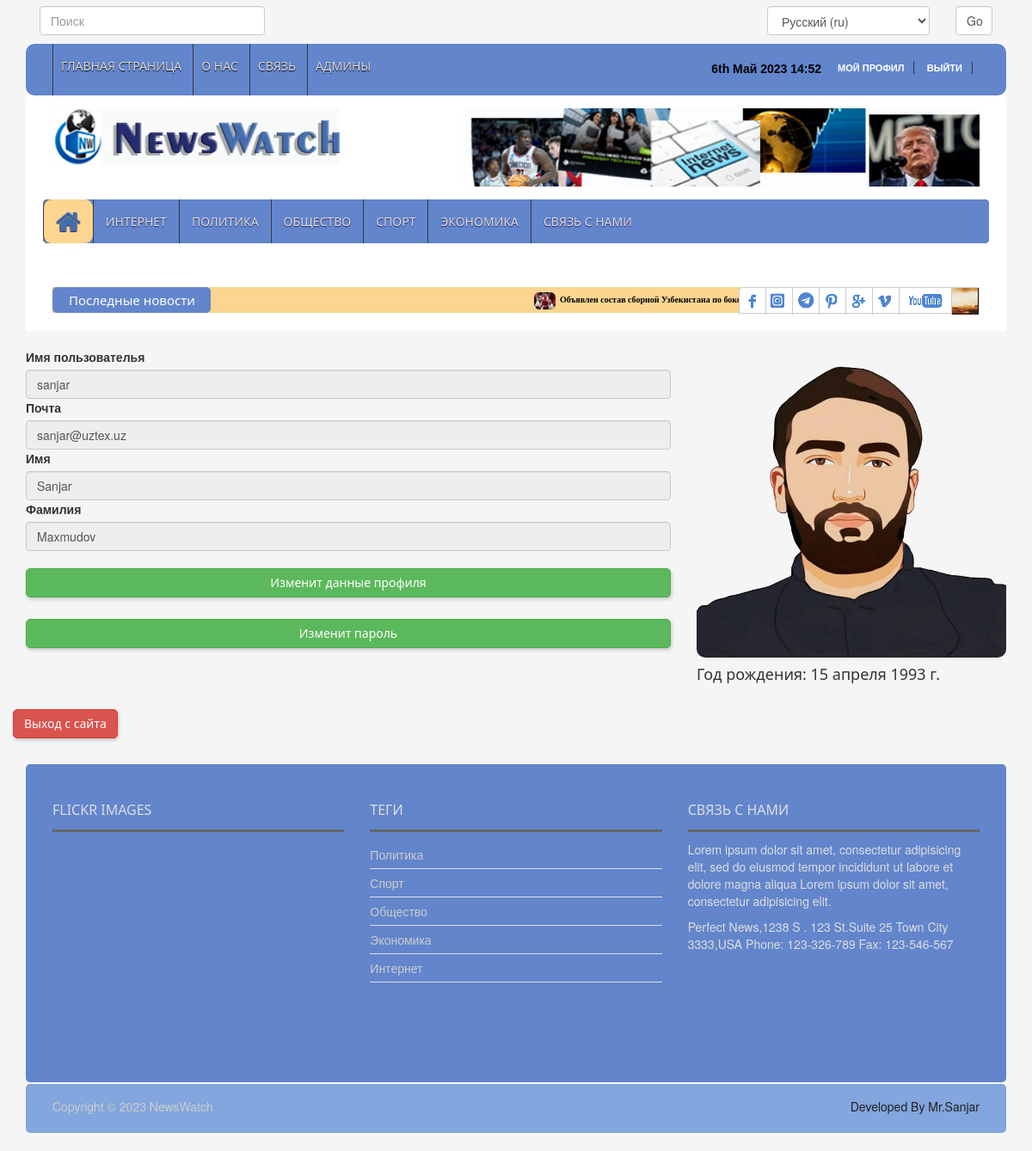
Page /ru/account/profile/ (signed in) on the earlier database version.
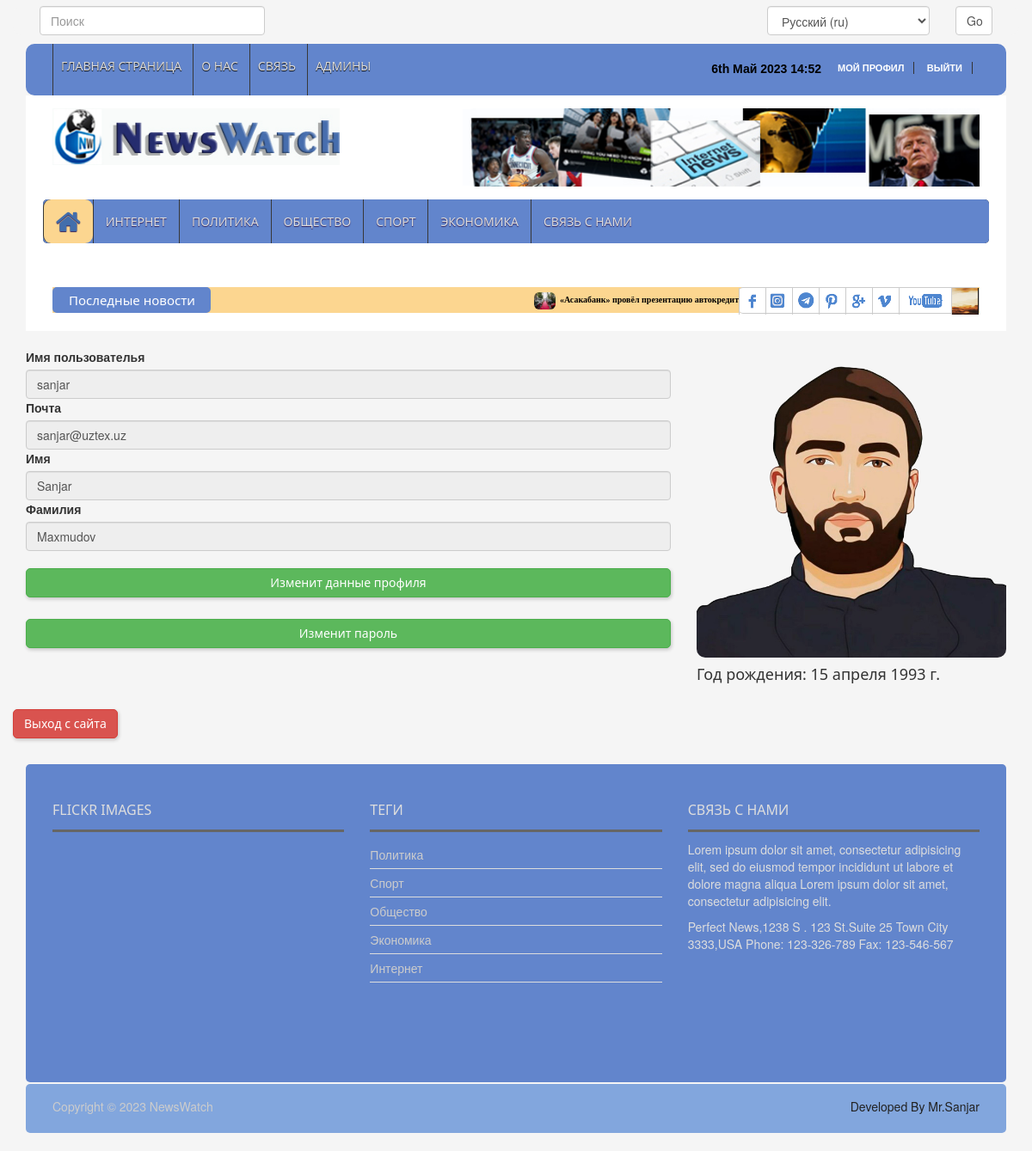
Same page on the later database version.
### news_app/models.py (models this page shows, shortened)
class News(models.Model):
    class Status(models.TextChoices):
        Draft = "DF", "Draft"
        Published = "PB", "Published"
    title = models.CharField(max_length=200)
    slug = models.SlugField(max_length=200)
    body = models.TextField()
    image = models.ImageField(upload_to="news/images")
    category = models.ForeignKey(Category,
                                 on_delete=models.CASCADE)
    publish_time = models.DateTimeField(default=timezone.now)
    created_time = models.DateTimeField(auto_now_add=True)
    updated_time = models.DateTimeField(auto_now=True)
    status = models.CharField(max_length=2, choices=Status.choices,
                              default=Status.Draft)
    objects = models.Manager()
    published = PublishedManager()
    class Meta:
        ordering = ["-publish_time"]

class Category(models.Model):
    name = models.CharField(max_length=100)

### accounts/models.py (models this page shows, shortened)
class Profile(models.Model):
    user = models.OneToOneField(User,
                                on_delete=models.CASCADE,)
    photo = models.ImageField(upload_to='users/', blank=True, null=True)
    date_of_birth = models.DateField(blank=True, null=True)

### accounts/views.py (the view)
# urls.py: path('profile/', dashboard_view, name='user_profile'),
@login_required
def dashboard_view(request):
    user = request.user
    profile_info = Profile.objects.get(user=user)
    context = {
        'user': user,
        'profile': profile_info
    }
    return render(request, 'pages/user_profile.html', context)

### news_app/context_processor.py (called while the page is built)
def latest_news(request):
    latest_news = News.published.all().order_by('-publish_time')[:10]
    categories = Category.objects.all()
    context = {
        'latest_news': latest_news,
        'categories': categories
    }
    return context

### news_app/models.py (called while the page is built)
    def get_queryset(self):
        return super().get_queryset().filter(status=News.Status.Published)

### templates/pages/user_profile.html (shortened to what this page needs)
{% extends 'news/base.html' %}
{% load static %}
{% load i18n %}
{% block content %}
    <div class="container"><br>
        <div class="row">
            <div class="col-md-8">
                <label>{% blocktrans %}Имя пользователья{% endblocktrans %}</label> <input class="form-control " value="{{ user.username }}" readonly>
                <label>{% blocktrans %}Почта{% endblocktrans %}</label> <input class="form-control" value="{{ user.email }}" readonly>
                <label>{% blocktrans %}Имя{% endblocktrans %}</label> <input class="form-control" value="{{ user.first_name }}" readonly>
                <label>{% blocktrans %}Фамилия{% endblocktrans %}</label> <input class="form-control" value="{{ user.last_name }}" readonly>
                <h2><a class="btn btn-success btn-shadow" href="{% url 'edit_user_information' %}" style="width: 100%; border-radius: 5px">{% blocktrans %}Изменит данные профиля{% endblocktrans %}</a></h2>
                <h2><a class="btn btn-success btn-shadow" href="{% url 'password-change' %}" style="width: 100%; border-radius: 5px">{% blocktrans %}Изменит пароль{% endblocktrans %}</a></h2>
            </div>
            <div class="col-md-4">
                <img src="{{ profile.photo.url }}" style="width: 100%; border-radius: 10px">
                <h4>Год рождения: {{ profile.date_of_birth }}</h4>
            </div>
        </div>
        <form class="form-group">
            <div class="row">
                    <h2>
                        <a class="btn btn-danger btn-shadow" href="{% url 'logout' %}" >{% blocktrans %}Выход с сайта{% endblocktrans %}</a>
                    </h2>
                </div>
        </form>
    </div>
{% endblock content %}

### templates/news/base.html (shortened to what this page needs)
{% load static %}
{% load i18n %}
<!DOCTYPE html>
<html lang="en">
<head>
    <link rel="stylesheet" type="text/css" href="{% static 'css/bootstrap.min.css' %}">
    <link rel="stylesheet" type="text/css" href="{% static 'css/font-awesome.min.css' %}">
    <link rel="stylesheet" type="text/css" href="{% static 'css/animate.css' %}">
    <link rel="stylesheet" type="text/css" href="{% static 'css/font.css' %}">
    <link rel="stylesheet" type="text/css" href="{% static 'css/li-scroller.css' %}">
    <link rel="stylesheet" type="text/css" href="{% static 'css/slick.css' %}">
    <link rel="stylesheet" type="text/css" href="{% static 'css/jquery.fancybox.css' %}">
    <link rel="stylesheet" type="text/css" href="{% static 'css/theme.css' %}">
    <link rel="stylesheet" type="text/css" href="{% static 'css/style.css' %}">
</head>
<body>
    <div class="container">
      <header id="header">
      <div class=" row" style="margin-bottom: 10px;">
            <div class="header_top" style="background-color: #f5f5f5">
                <div class="col-lg-3 col-md-3 col-sm-6 col-xs-6" style="padding-left: 0px">
                    <form method="get" action="{% url 'search_results' %}">
                                <input  type="search" name="q" placeholder="{% blocktrans %}Поиск{% endblocktrans %}" class="form-control" >
                            </form>
                </div>
                <div class="col-lg-3 col-md-3"></div>
                <div class="col-lg-3 col-md-3"></div>
                <div class="col-lg-3 col-md-3 col-sm-6 col-xs-6" style="padding-right: 0px">
                    <form action="{% url 'set_language' %}" method="post">{% csrf_token %}
                        <div class="row">
                            <div class="col-lg-9 col-md-8 col-sm-8 col-xs-8">
                                <select class="form-control" name="language">
                                    {% get_current_language as LANGUAGE_CODE %}
                                    {% get_available_languages as LANGUAGES %}
                                    {% get_language_info_list for LANGUAGES as languages %}
                                    {% for language in languages %}
                                        <option value="{{ language.code }}"{% if language.code == LANGUAGE_CODE %} selected{% endif %}>
                                            {{ language.name_local }} ({{ language.code }})
                                        </option>
                                    {% endfor %}
                                </select>
                            </div>
                            <div class="col-lg-3 col-md-4 col-sm-4 col-xs-4">
                                <input class="form-control" type="submit" value="Go" >
                            </div>
                        </div>
                    </form>
                </div>
            </div>
        </div>
<div class="row">
  <div class="col-lg-12 col-md-12 col-sm-12">
    <div class="header_top">
      <div class="header_top_left">
        <ul class="top_nav">
          <li><a href="{% url 'home_page' %}">{% blocktrans %}Главная страница{% endblocktrans %}</a></li>
          <li><a id="about" href="#">О нас</a></li>
          <li><a href="{% url 'contact_page' %}">{% blocktrans %}Связь{% endblocktrans %}</a></li>
          {% if user.is_authenticated and user.is_superuser %}
            <li><a href="{% url 'admin_page' %}">{% blocktrans %}Админы{% endblocktrans %}</a></li>
          {% endif %}
        </ul>
              </div>
              <div class="header_top_right">
              {% if request.user.is_authenticated %}
                  <p class="my_profile">
                      <a href="{% url 'user_profile'%}" >{% blocktrans %}Мой профил{% endblocktrans %} </a>
                      <a href="{% url 'logout'%}">{% blocktrans %}Выйти{% endblocktrans %}</a>
                  </p>
              {% else %}
                  <p><a href="{% url 'login'%}" style="color: greenyellow; font-size: 14px ">{% blocktrans %}Войти в сайт{% endblocktrans %}</a></p>
              {% endif %}
              <p style="color: black; font-size: 14px">{% now "jS F Y H:i" %}</p>
              </div>
            </div>
          </div>
          <div class="col-lg-12 col-md-12 col-sm-12">
            <div class="header_bottom">
              <div class="logo_area"><a href="{% url 'home_page' %}" class="logo"><img src="{% static 'images/logo.jpg' %}" alt=""></a></div>
              <div class="add_banner"><a href="#"><img src="{% static 'images/addbanner_728x90_V1.jpg' %}" alt="addbaner"></a></div>
            </div>
          </div>
        </div>
      </header>
      <section id="navArea">
        <nav class="navbar navbar-inverse" role="navigation">
          <div class="row" style="background-color: #6285cc; margin: 0; border-radius: 5px">
             <div id="navbar" class="navbar-collapse collapse">
                    <ul class="nav navbar-nav main_nav">
                        <li class="active" ><a href="{% url 'home_page' %}"><span class="fa fa-home desktop-home"></span>
                            <span class="mobile-show">Главная страница</span></a></li>
                        <li><a href="{% url 'internet_news_page' %}">{% blocktrans %}Интернет{% endblocktrans %}</a></li>
                        <li><a href="{% url 'politic_news_page' %}">{% blocktrans %}Политика{% endblocktrans %}</a></li>
                        <li><a href="{% url 'local_news_page' %}">{% blocktrans %}Общество{% endblocktrans %}</a></li>
                        <li><a href="{% url 'sport_news_page' %}">{% blocktrans %}Спорт{% endblocktrans %}</a></li>
                        <li><a href="{% url 'economic_news_page' %}">{% blocktrans %}Экономика{% endblocktrans %}</a></li>
                        <li><a href="{% url 'contact_page' %}">{% blocktrans %}Связь с нами{% endblocktrans %}</a></li>
                    </ul>
                </div>
          </div>
        </nav>
      </section>
      <section id="newsSection">
        <div class="row">
          <div class="col-lg-12 col-md-12">
            <div class="latest_newsarea"> <span>{% blocktrans %}Последные новости{% endblocktrans %}</span>
              <ul id="ticker01" class="news_sticker list-group">
                  {% for news in latest_news %}
                    <li class="list-item"><a style="color: black" href="{% url 'news_detail_page' news.slug %}"><img class="img-rounded" src="{{ news.image.url }}" alt="">{{ news.title }}</a></li>
                  {% endfor %}
              </ul>
              <div class="social_area">
                <ul class="social_nav list-group">
                  <li class="facebook"><a href="https://www.facebook.com/sanjar.utkirovich?mibextid=ZbWKwL" target="_blank"></a></li>
                  <li class="twitter"><a href="https://www.instagram.com/__maxmudov/?fbclid=IwAR1j34PBpgmZa_ILZe4x4HN6QAI4V1A8puBlIlBeM-Vn23fjLdzUaa776_Q" target="_blank"></a></li>
                  <li class="flickr"><a href="https://t.me/cocksure" target="_blank"></a></li>
                  <li class="pinterest"><a href="https://www.pinterest.com/" target="_blank"></a></li>
                  <li class="googleplus"><a href="#"></a></li>
                  <li class="vimeo"><a href="#"></a></li>
                  <li class="youtube"><a href="#"></a></li>
                  <li class="mail"><a href="#"></a></li>
                </ul>
              </div>
            </div>
          </div>
        </div>
      </section>
    </div>
    {% block content %}
    {% endblock content %}
<div class="container">
    <footer id="footer">
        <div class="footer_top">
          <div class="row">
            <div class="col-lg-4 col-md-4 col-sm-4">
              <div class="footer_widget wow fadeInLeftBig">
                <h2>Flickr Images</h2>
              </div>
            </div>
            <div class="col-lg-4 col-md-4 col-sm-4">
              <div class="footer_widget wow fadeInDown">
                <h2>Теги</h2>
                <ul class="tag_nav">
                    {% for category in categories %}
                  <li><a href="#">{{ category.name }}</a></li>
                    {% endfor %}
                </ul>
              </div>
            </div>
            <div class="col-lg-4 col-md-4 col-sm-4">
              <div class="footer_widget wow fadeInRightBig">
                <h2>Связь с нами</h2>
                <p>Lorem ipsum dolor sit amet, consectetur adipisicing elit, sed do eiusmod tempor incididunt ut labore et dolore magna aliqua Lorem ipsum dolor sit amet, consectetur adipisicing elit.</p>
                <address>
                Perfect News,1238 S . 123 St.Suite 25 Town City 3333,USA Phone: 123-326-789 Fax: 123-546-567
                </address>
              </div>
            </div>
          </div>
        </div>
<div class="footer_bottom">
  <p class="copyright">Copyright &copy; 2023 <a href="{% url 'home_page' %}">NewsWatch</a></p>
  <p class="developer">Developed By Mr.Sanjar</p>
</div>
</footer>
</div>
</body>
</html>

### static/css/li-scroller.css (style rules this page uses)
ul.newsticker { position:relative; left:750px; font:bold 10px Verdana; list-style-type:none; margin:0; padding:0 }
ul.newsticker li { float:left; margin:0; padding:0 }
ul.newsticker a { white-space:nowrap; padding:0; color:#fff; margin:0 50px 0 0 }
ul.newsticker a > img { height:20px; margin-right:5px; width:25px }

### static/css/theme.css (style rules this page uses)
.latest_newsarea span { background:none repeat scroll 0 0 }

Differences in the rows shown:
removed News: image (picture), title "Объявлен состав сборной Узбекистана по боксу на домашний чемпионат мира"
now on this page (row unchanged): News: image (picture), title "«Асакабанк» провёл презентацию автокредитов на обновлённых условиях"
